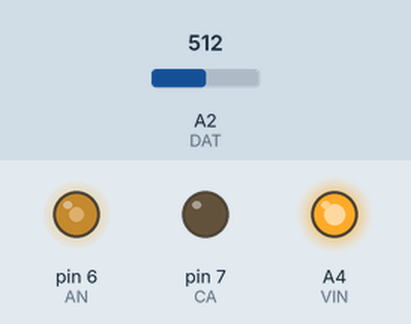
Bench run of a sketch on a simulated Arduino Uno, built with avr-gcc and run on an emulated ATmega328P. Parts: output pins drawn as LEDs (lit = HIGH). The test bench sets the inputs (shaded band); at power-on: A2 (DAT) = 512.

Above: at 1.2 s.
1.3 s: A2 (DAT) set to 716
At 2.2 s:
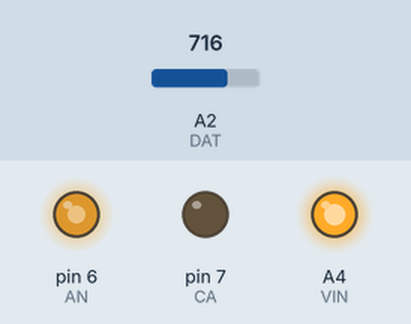
2.8 s: A2 (DAT) set to 900
At 3.4 s:
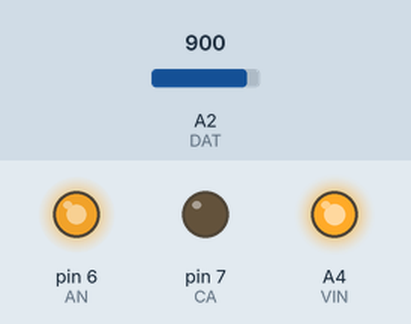
4.3 s: A2 (DAT) set to 122
At 5.5 s:
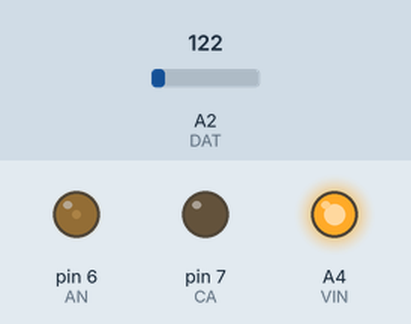
5.8 s: A2 (DAT) set to 0
At 6.9 s:
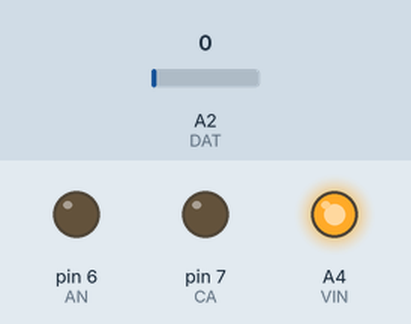
7.3 s: A2 (DAT) set to 511
At 8.0 s:
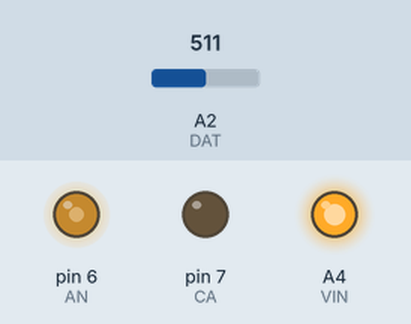
Timing chart, 0 to 9.8 s (numbered marks = the images above; inputs shaded):
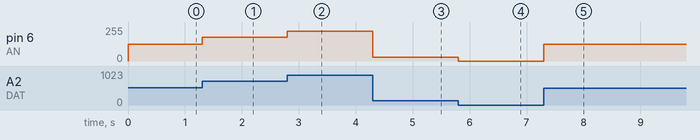

Measured:
- after the input at 1.3 s, pin 6 (AN): 127/255 → 178/255 at once
- after the input at 2.8 s, pin 6 (AN): 178/255 → 224/255 at once
- after the input at 4.3 s, pin 6 (AN): 224/255 → 30/255 at once
- after the input at 5.8 s, pin 6 (AN): 30/255 → 0/255 at once
- after the input at 7.3 s, pin 6 (AN): 0/255 → 127/255 at once

The sketch:

_16_potentiometer_led.ino
```cpp
const uint8_t GND = A0, DAT = A2, VIN = A4;
const uint8_t AN = 6, CA = 7;
void setup() {
  // put your setup code here, to run once:
  pinMode(GND, OUTPUT);
  pinMode(DAT, INPUT);
  pinMode(VIN, OUTPUT);
  pinMode(AN, OUTPUT);
  pinMode(CA, OUTPUT);
  digitalWrite(VIN, HIGH);
  Serial.begin(9600);
}
void loop() {
  // put your main code here, to run repeatedly:
  //pwm 8bit or 256 | adc 10bit or 1024
  uint16_t a = analogRead(DAT);
  uint8_t v = (uint8_t) map(a, 0, 1023 , 0, 255);
  analogWrite(AN, v);
}
```
